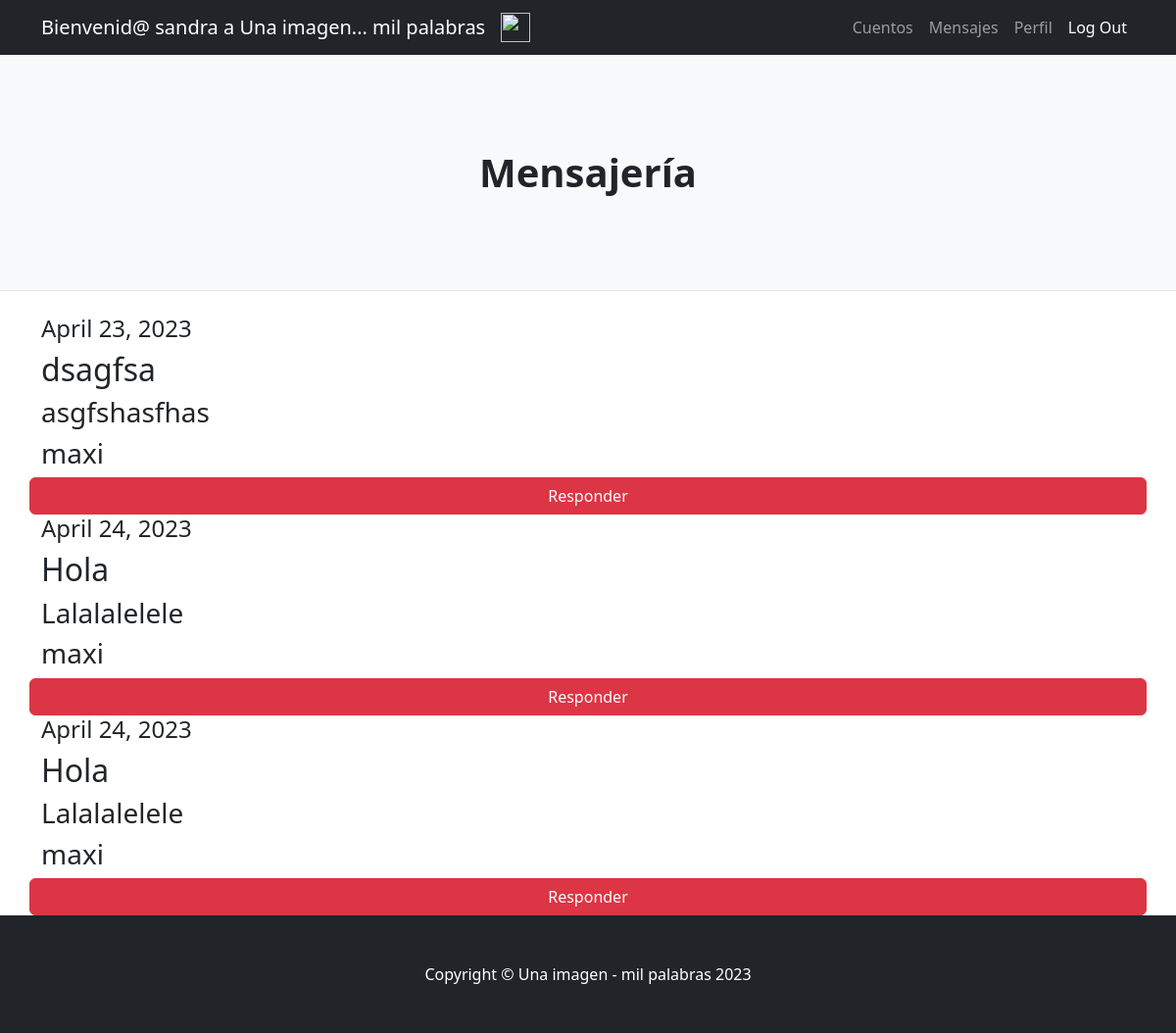
Before: /AppUsuarios/mensajes/ (signed in) with the older database file.
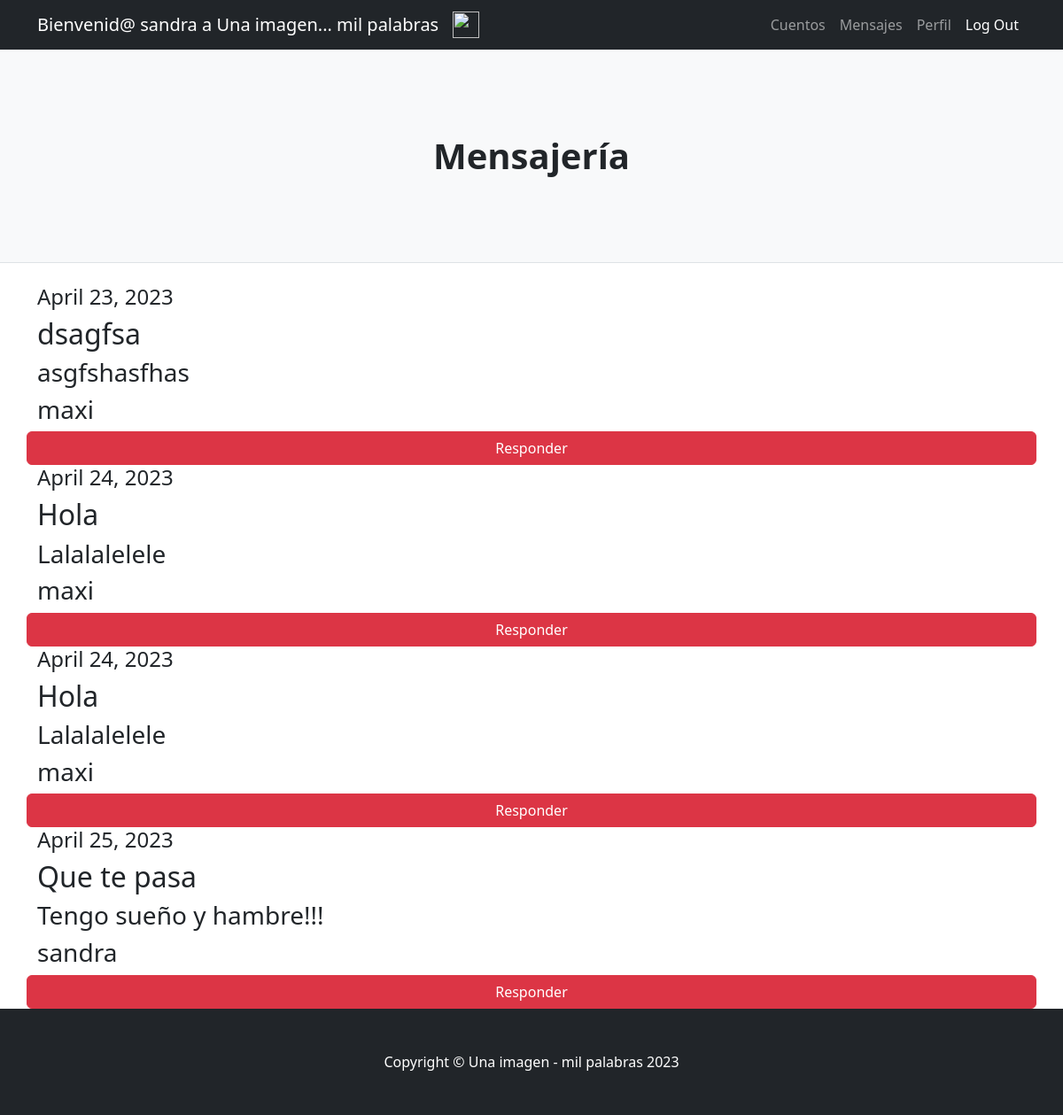
After: the same page with the newer database file.
### AppUsuarios/models.py (models this page shows)
class Mensaje(models.Model):
    remitente=models.ForeignKey(User, related_name="remitente", on_delete=models.CASCADE)
    destinatario=models.ForeignKey(User, related_name="destinatario", on_delete=models.CASCADE)
    titulo=models.CharField(max_length=30)
    contenido=models.CharField(max_length=1000)
    fecha=models.DateField()

### AppUsuarios/views.py (the view)
# urls.py: path('mensajes/', mensajes, name='mensajes'),
@login_required
def mensajes(request):
    mensajes=Mensaje.objects.all()
    return render (request, 'AppUsuarios/mensajes.html', {'mensajes':mensajes})

### AppUsuarios/templates/AppUsuarios/mensajes.html
{% extends "AppUsuarios/padre.html" %}
{% load static %}
{% block titulo %}
<h1 class="fw-bolder">Mensajería</h1>
{% endblock %}
{% block cuerpo %}
<body>
    {% for mensaje in mensajes %}
    <h4>{{ mensaje.fecha }}</h4>
    <h2>{{ mensaje.titulo }}</h2>
    <h3>{{ mensaje.contenido }}</h3>
    <h3>{{ mensaje.remitente }}</h3>
    <a class="btn btn-danger" href="{% url 'nuevoMensaje' %}">Responder</a>
    {% endfor %}
</body>
{% endblock %}

### AppUsuarios/templates/AppUsuarios/padre.html (shortened to what this page needs)
<!DOCTYPE html>
<html lang="en">
    <head>
        {% load static %}
        <link href="{% static 'AppUsuarios/css/styles.css' %}" rel="stylesheet" />
    </head>
    <body>
        <nav class="navbar navbar-expand-lg navbar-dark bg-dark">
            <div class="container">
                {% if user.is_authenticated %}
                <a class="navbar-brand" >Bienvenid@ {{ user.username }} a Una imagen... mil palabras</a>
                <img src="{{ avatar }}" alt="" width="30" height="30">
                <div class="collapse navbar-collapse" id="navbarSupportedContent">
                    <ul class="navbar-nav ms-auto mb-2 mb-lg-0">
                        <li class="nav-item"><a class="nav-link" href="#">Cuentos</a></li>
                        <li class="nav-item"><a class="nav-link" href="{% url 'mensajes' %}">Mensajes</a></li>
                        <li class="nav-item"><a class="nav-link" href="{% url 'verPerfil' %}">Perfil</a></li>
                        <li class="nav-item"><a class="nav-link active" aria-current="page" href="{% url 'logout' %}">Log Out</a></li>
                    </ul>
                {% endif %}
                </div>
            </div>
        </nav>
        <header class="py-5 bg-light border-bottom mb-4">
            <div class="container">
                <div class="text-center my-5">
                    {% block titulo %}
                    {% endblock %}
                </div>
            </div>
        </header>
        <div class="container">
            <div class="row">
                {% block cuerpo %}
                {% endblock %}
            </div>
        </div>
        <footer class="py-5 bg-dark">
            <div class="container"><p class="m-0 text-center text-white">Copyright &copy; Una imagen - mil palabras 2023</p></div>
        </footer>
    </body>
</html>

Changed rows visible on the page:
added Mensaje: fecha "April 25, 2023", titulo "Que te pasa", contenido "Tengo sueño y hambre!!!", remitente "sandra"
